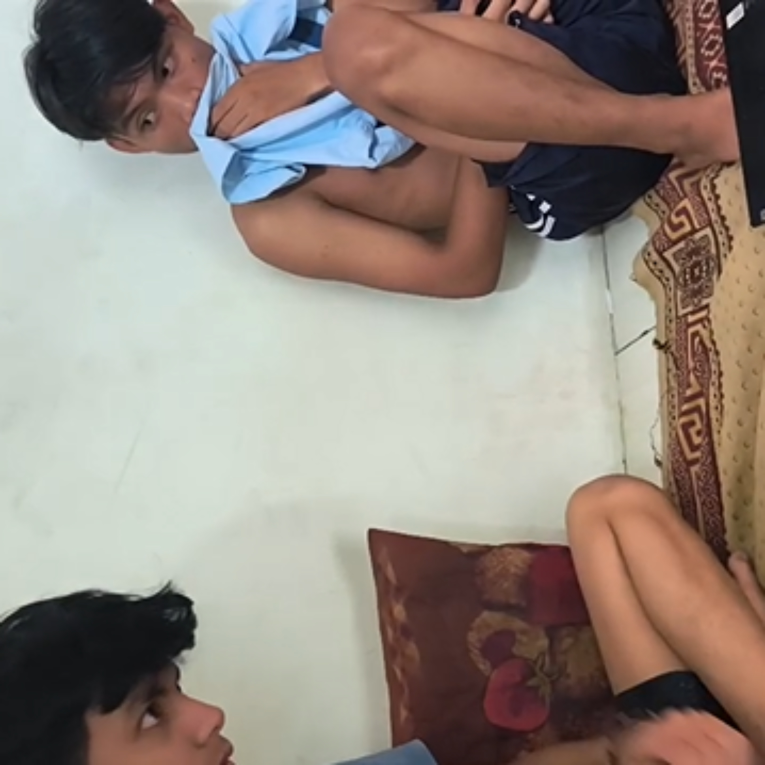
#> input picture raw_data/photo_3060x3060_2.jpg, 3060 x 3060 px (shown at 1/4 size)
$ python -i preprocess.py   (imports and definitions only)
#> lines starting #> are read from the running program, lines starting #| are printed output that depends on the picture
import cv2
import os
import numpy as np
from tqdm import tqdm
from datetime import datetime

def preprocess_image(image_path, output_path, target_size=(224, 224)):
    """
    Preprocess image untuk EfficientNetB0 tanpa stretching kontras apapun.

    Tahapan:
    1. Membaca citra dari disk
    2. Konversi warna dari BGR → RGB
    3. Resize ke 224x224 (geometric stretching saja)
    4. Simpan hasilnya sebagai .jpg tanpa normalisasi preprocess_input
       (normalisasi dilakukan nanti di tahap training)

    Parameters:
        image_path (str): path ke gambar asli
        output_path (str): folder tujuan hasil preprocessing
        target_size (tuple): ukuran citra target (default: 224x224)
    """
#> called with image_path = '../raw_data/photo_3060x3060_2.jpg', output_path = 'out.png', target_size = (224, 224)
    # Membaca citra
    image = cv2.imread(image_path)
#> image is the input picture: shape (3060, 3060, 3); mean B, G, R 128.2, 136.9, 148
    if image is None:
        print(f"[WARNING] Gagal membaca {image_path}")
        return None

    # Konversi BGR ke RGB (EfficientNet dilatih dengan RGB)
    image = cv2.cvtColor(image, cv2.COLOR_BGR2RGB)

    # Resize (geometric stretching ke ukuran input model)
    image = cv2.resize(image, target_size, interpolation=cv2.INTER_AREA)
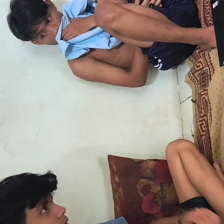
#> image: shape (224, 224, 3); mean R, G, B 148, 136.9, 128.2

    # Pastikan nilai piksel tetap valid [0, 255]
    image = np.clip(image, 0, 255).astype(np.uint8)

    # Simpan hasil preprocessing
    filename = os.path.basename(image_path)
    output_file = os.path.join(output_path, f"processed_{filename}")

    # Konversi kembali ke BGR sebelum disimpan agar warna tampil benar di viewer biasa
    image_bgr = cv2.cvtColor(image, cv2.COLOR_RGB2BGR)
    cv2.imwrite(output_file, image_bgr, [int(cv2.IMWRITE_JPEG_QUALITY), 95])

    return output_file


def get_image_paths(input_folder):
    """
    Mengambil semua path gambar dari folder (termasuk subfolder).
    """
    image_paths = []
    for root, _, files in os.walk(input_folder):
        for file in files:
            if file.lower().endswith(('.png', '.jpg', '.jpeg')):
                image_paths.append(os.path.join(root, file))
    return image_paths


def process_all_images(input_folder, output_folder):
    """
    Proses seluruh gambar dalam folder input dan simpan hasilnya ke folder output.
    Tidak menggunakan teknik stretching kontras apapun.
    """
    if not os.path.exists(output_folder):
        os.makedirs(output_folder)

    class_folders = os.listdir(input_folder)

    for class_folder in class_folders:
        class_folder_path = os.path.join(input_folder, class_folder)
        if os.path.isdir(class_folder_path):
            class_output_folder = os.path.join(output_folder, class_folder)
            os.makedirs(class_output_folder, exist_ok=True)

            image_paths = get_image_paths(class_folder_path)
            with tqdm(total=len(image_paths), desc=f"Processing {class_folder}", ncols=100) as pbar:
                for image_path in image_paths:
                    preprocess_image(image_path, class_output_folder)
                    pbar.update(1)

    timestamp = datetime.now().strftime("%Y%m%d_%H%M%S")
    print(f"[{timestamp}] ✅ Preprocessing selesai tanpa stretching. Hasil disimpan di '{output_folder}'.")


# [4 lines not run here, left out]

>>> result = preprocess_image('../raw_data/photo_3060x3060_2.jpg', 'out.png')
